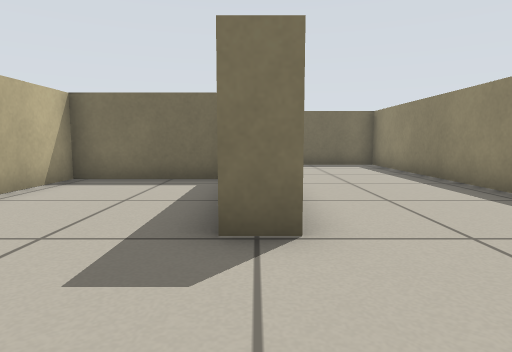
View 1 (above)

24 first-person views from a walk through a Stage world. The camera is 0.45 m above the floor, tilts 6° down and sees 75° across. Floor lines are 1 m apart. The floor is counted in squares, 0.5 m on a side. Each view is taken from the middle of a square. On the plan, view 1 faces up. The plan holds only what a view shows up to about 12 squares ahead; the rest is blank. The robots in the file are not drawn.

View 2
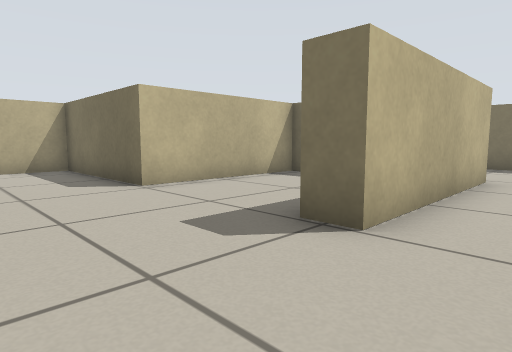

View 3
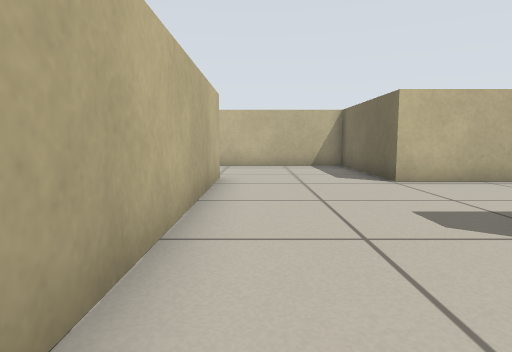

View 4
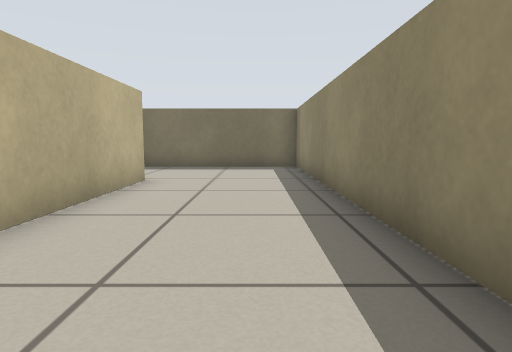

View 5
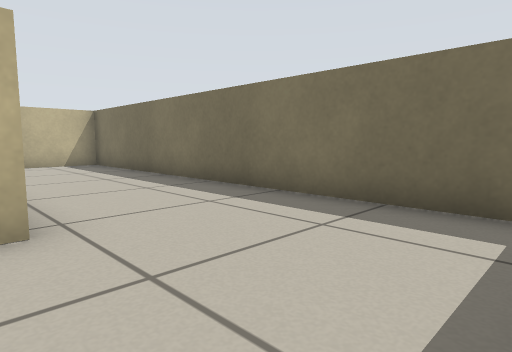

View 6
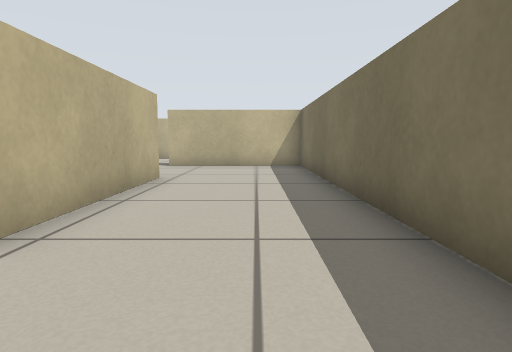

View 7
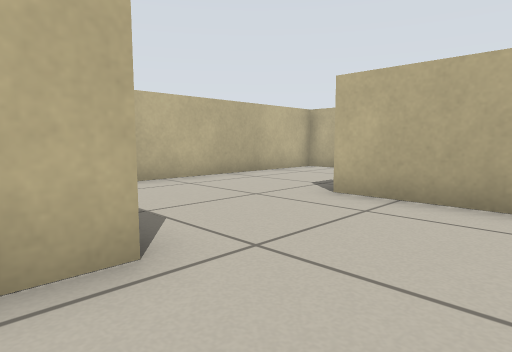

View 8
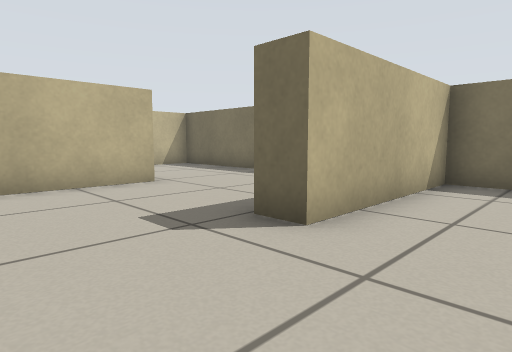

View 9
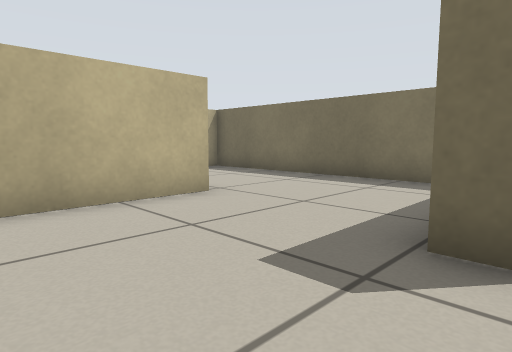

View 10
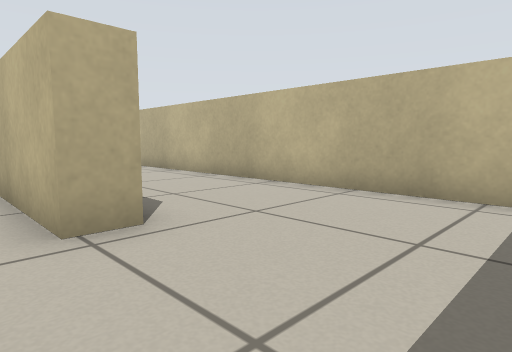

View 11
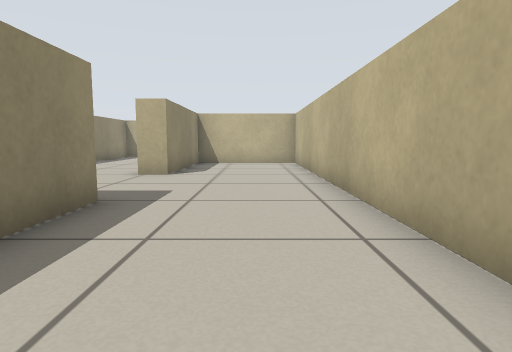

View 12
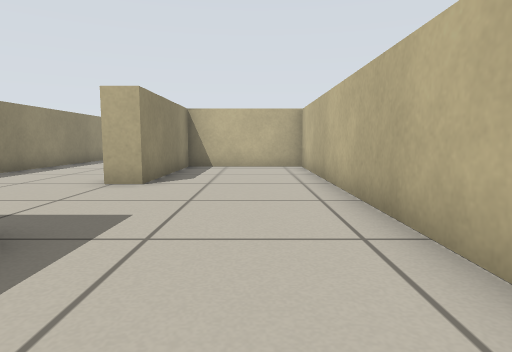

View 13
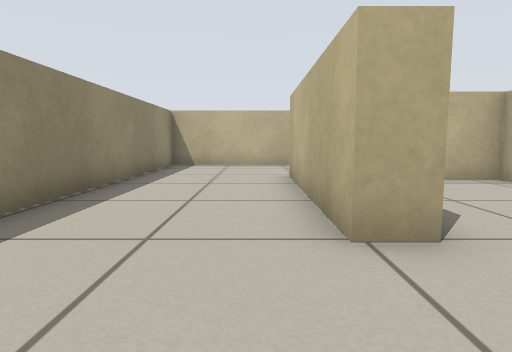

View 14
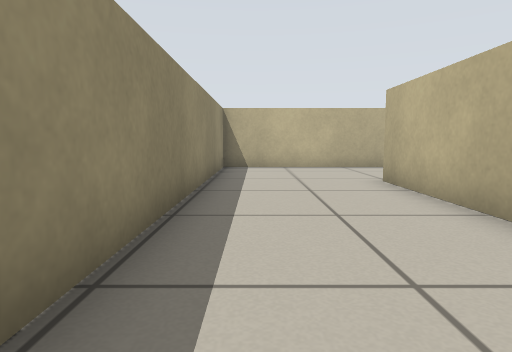

View 15
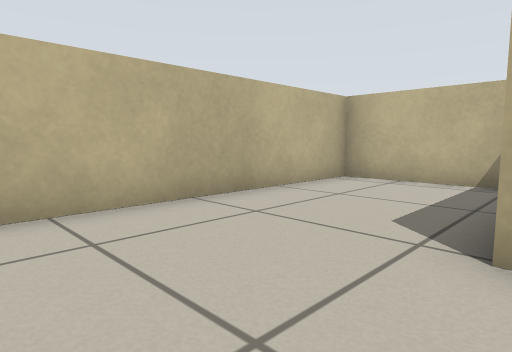

View 16
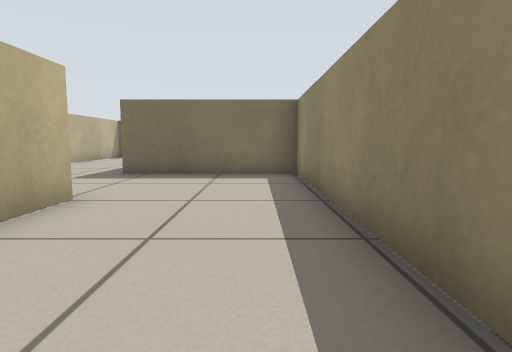

View 17
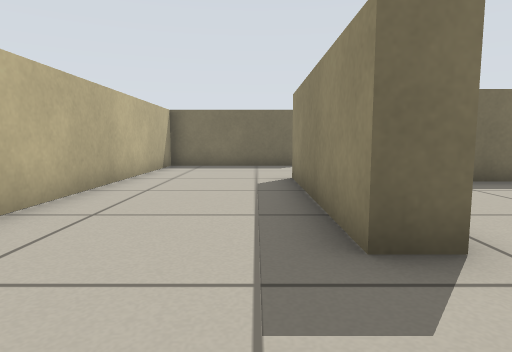

View 18
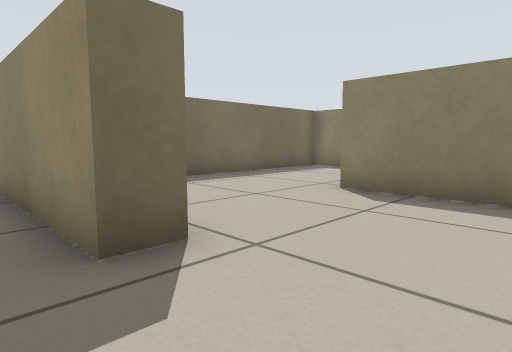

View 19
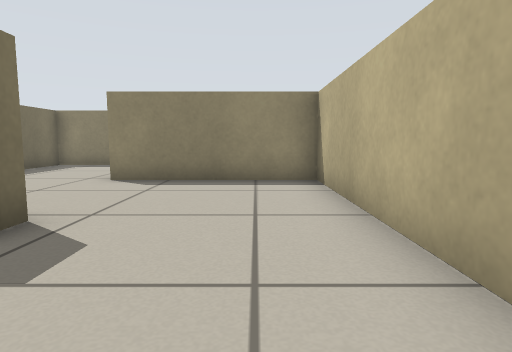

View 20
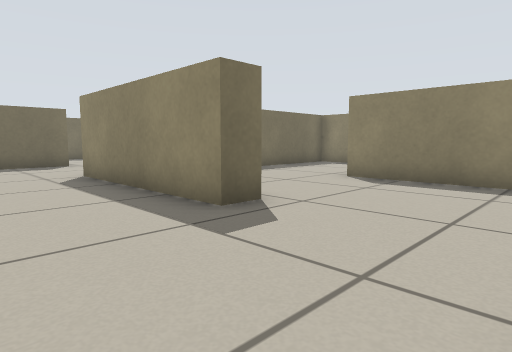

View 21
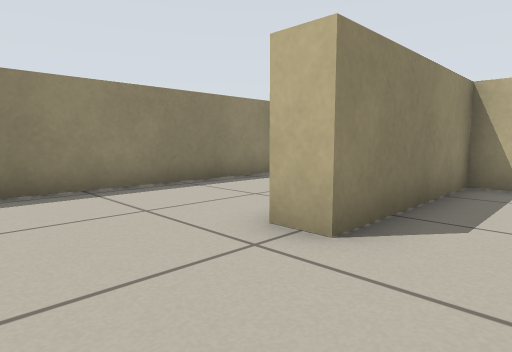

View 22
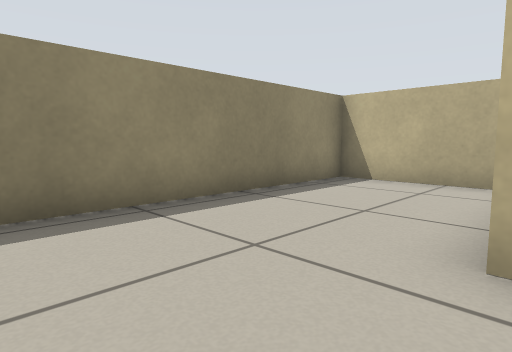

View 23
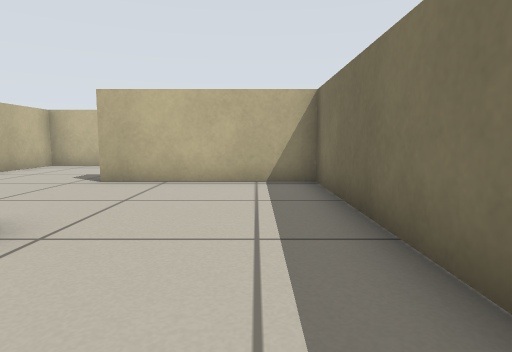

View 24
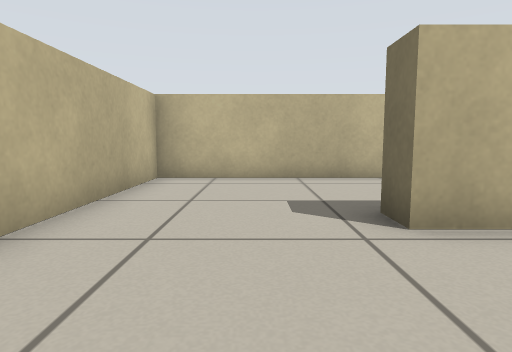

### Floor plan
Points are (right, up) in squares from view 1. A wall is a line through its corners. A room is listed if a view was taken in it or the views show most of it. See-through windows are left out.
Room 1 (views 1, 2, 3, 4, 5, 6, 7, 8, 9, 10, 11, 12, 13, 14, 15, 16, 17, 18, 19, 20, 21, 22, 23, 24)
walls: (-5.1, 8.6) (0, 8.6); (-0.9, 7.8) (-4.3, 7.8) (-4.3, 3.1) (-9.1, 3.1) (-9.1, -10.4) (-0.4, -10.4) (-0.4, -5.6) (0.5, -5.6); (0.4, 8.8) (0.4, 3.1) (-0.4, 3.1); (-14.8, 8.6) (-13.8, 8.6) (-13.8, 3.9) (-7.2, 3.9); (4.1, -1.7) (-4.3, -1.7) (-4.3, -6.4) (-5.1, -6.4) (-5.1, -0.9) (2, -0.9); (4.4, 2.8) (4.4, 12.6) (-9.1, 12.6) (-9.1, 7.8) (-10, 7.8); (-11.2, 12.6) (-18.6, 12.6) (-18.6, -5.6) (-14.6, -5.6) (-14.6, -0.9) (-13.8, -0.9) (-13.8, -6.5); (1.1, -10.4) (4.4, -10.4) (4.4, -2.2); (-18.6, -7.1) (-18.6, -10.4) (-9.9, -10.4) (-9.9, 3.1) (-14.6, 3.1) (-14.6, 5)

Where each view was taken, in squares from view 1:
view 1: 0 up, 0 right, facing up
view 2: 0 up, 2 right, facing up-left
view 3: 0 up, 3 right, facing left
view 4: 1 up, 3 right, facing up
view 5: 8 up, 4 right, facing up-left
view 6: 11 up, 3 right, facing left
view 7: 11 up, 4 left, facing down-left
view 8: 5 up, 7 left, facing up-left
view 9: 5 up, 9 left, facing up-left
view 10: 12 up, 13 left, facing down-left
view 11: 8 up, 17 left, facing down
view 12: 6 up, 17 left, facing down
view 13: 2 up, 13 left, facing down
view 14: 1 up, 11 left, facing down
view 15: 6 down, 11 left, facing down-left
view 16: 6 down, 11 left, facing up
view 17: 9 down, 6 left, facing up
view 18: 9 down, 6 left, facing up-right
view 19: 9 down, 8 left, facing right
view 20: 10 down, 8 left, facing up-right
view 21: 3 down, 2 left, facing down-right
view 22: 3 down, 0 right, facing down-right
view 23: 3 down, 3 right, facing left
view 24: 8 down, 1 left, facing left
